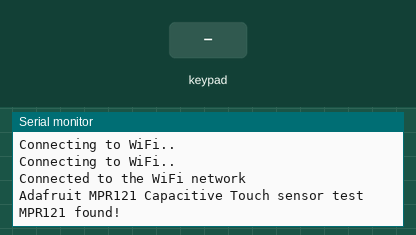
Simulated run of this sketch. Board: ESP32. On the bench: the last lines printed to the serial monitor. Inputs (shaded band) come from the test bench. WiFi joins after 1.5 s; servers stay silent unless stated; uploads are accepted with an empty reply.

Above: at 4.7 s.
4.8 s: key '0' pressed
At 6.4 s:
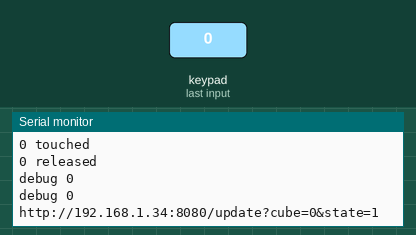
6.7 s: keypad keys 1 2 3 4 pressed 0.4 s apart
At 7.14 s:
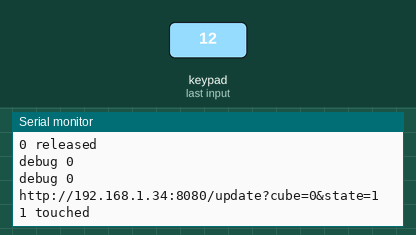
9.8 s: key '1' pressed
At 11.0 s:
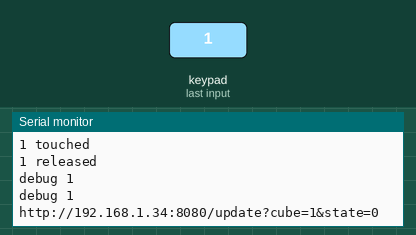
11.3 s: keypad keys 1 2 3 4 A pressed 0.4 s apart
At 14.7 s:
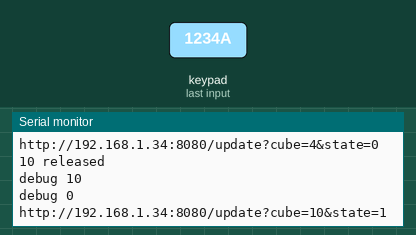
Timing chart, 0 to 15.8 s (numbered marks = the images above; inputs shaded):
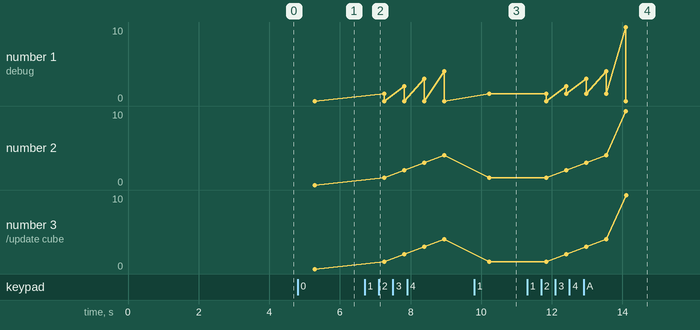

Measured:
- after the input at 4.8 s, the serial monitor: prints a new line after 0.14 s (image 1)
- after the input at 6.7 s, the serial monitor: prints a new line after 0.21 s (image 2)
- after the input at 9.8 s, the serial monitor: prints a new line after 0.42 s (image 3)
- after the input at 11.3 s, the serial monitor: prints a new line after 0.54 s (image 4)
- plotted number 2: 0 → 4 after the input at 6.7 s, 1 → 10 after the input at 11.3 s
- plotted number 3: 0 → 4 after the input at 6.7 s, 1 → 10 after the input at 11.3 s

The sketch:

sketch_dec24c-v3.ino
```cpp
#include <WiFi.h>
#include <HTTPClient.h>
#include <Wire.h>
#include "Adafruit_MPR121.h"

Adafruit_MPR121 cap = Adafruit_MPR121();

uint16_t lasttouched = 0;
uint16_t currtouched = 0;
uint8_t captouched = 0;
boolean capcount[12] = {false, false, false, false, false, false, false, false, false, false, false, false};
boolean keypressed = false;

const char* ssid = "SSID HERE";
const char* password =  "PASSWORD HERE";

void setup() {
  Serial.begin(9600);
  WiFi.begin(ssid, password);

  while (WiFi.status() != WL_CONNECTED) {
    delay(500);
    Serial.println("Connecting to WiFi..");
  }

  Serial.println("Connected to the WiFi network");

  while (!Serial) {
    delay(10);
  }

  Serial.println("Adafruit MPR121 Capacitive Touch sensor test");

  delay(2000);

  // Default address is 0x5A, if tied to 3.3V its 0x5B
  // If tied to SDA its 0x5C and if SCL then 0x5D
  if (!cap.begin(0x5A)) {
    Serial.println("MPR121 not found, check wiring?");
    while (1);
  }
  Serial.println("MPR121 found!");
}

void loop() {
  currtouched = cap.touched();

  for (uint8_t i = 0; i < 12; i++) {
    // it if *is* touched and *wasnt* touched before, alert!
    if ((currtouched & _BV(i)) && !(lasttouched & _BV(i)) ) {
      Serial.print(i); Serial.println(" touched");
    }
    // if it *was* touched and now *isnt*, alert!
    if (!(currtouched & _BV(i)) && (lasttouched & _BV(i)) ) {
      Serial.print(i); Serial.println(" released");
      captouched = i;
      keypressed = true;
      break;
    }
  }

  // reset our state
  lasttouched = currtouched;

  if (keypressed) {

    Serial.println("debug " + String(captouched));
    Serial.println("debug " + String(capcount[captouched]));

    if (capcount[captouched]) {
      capcount[captouched] = false;
    } else {
      capcount[captouched] = true;
    }

    if (WiFi.status() == WL_CONNECTED) {
      HTTPClient http;
      String httpString = String("http://192.168.1.34:8080/update?cube=") + String(captouched) + "&state=" + String(capcount[captouched]);
      Serial.println(httpString);

      http.begin(httpString);
      http.addHeader("Content-Type", "text/plain");

      int httpResponseCode = http.POST("POSTING from ESP32");

      if (httpResponseCode > 0) {
        String response = http.getString();

        //Serial.println(httpResponseCode);
        //Serial.println(response);
      }
      http.end();
    } else {
      Serial.println("Error in WiFi connection");
    }
  }
  keypressed = false;

  delay(350);
}
```
